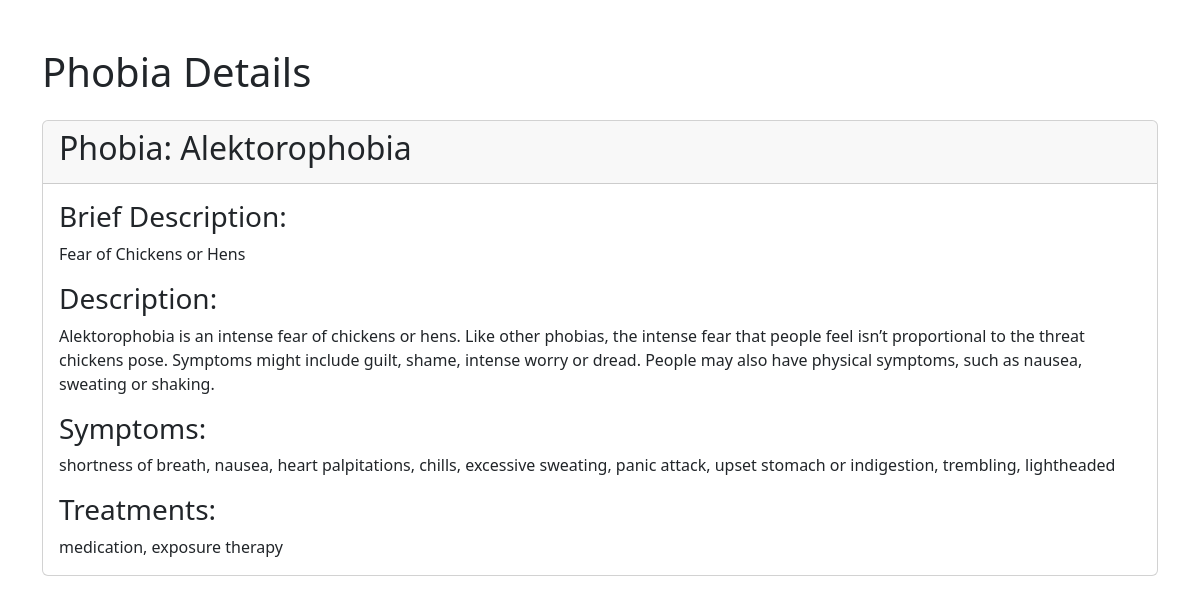
The page /phobia/Alektorophobia on the database its author committed.
### tables this page shows
CREATE TABLE phobias
                (id INTEGER PRIMARY KEY, name TEXT, description TEXT, data TEXT, brief_description TEXT);

### main.py (the view)
@app.route('/phobia/<phobia_name>', methods=['GET'])
def get_phobia_details(phobia_name):
    db = get_db()
    cursor = db.cursor()
    cursor.execute('''
        SELECT phobias.name, phobias.description, phobias.brief_description, symptoms.symptom, treatments.treatment
        FROM phobia_symptom_treatment
        JOIN symptoms ON phobia_symptom_treatment.symptom_id = symptoms.id
        JOIN treatments ON phobia_symptom_treatment.treatment_id = treatments.id
        JOIN phobias ON phobia_symptom_treatment.phobia_id = phobias.id
        WHERE phobias.name = ?
    ''', (phobia_name,))
    rows = cursor.fetchall()
    if rows:
        phobia_name = rows[0]['name']
        description = rows[0]['description']
        brief_description = rows[0]['brief_description']  # New line to fetch brief_description
        symptoms_set = set()
        treatments_set = set()
        for row in rows:
            symptoms_set.add(row['symptom'])
            treatments_set.add(row['treatment'])
        symptoms_str = ', '.join(symptoms_set)
        treatments_str = ', '.join(treatments_set)
        return render_template('phobia_details.html', phobia_name=phobia_name, description=description,
                               brief_description=brief_description,  # Pass brief_description to template
                               symptoms_str=symptoms_str, treatments_str=treatments_str)
    else:
        return '<p>Phobia not found.</p>'

### main.py (called while the page is built)
def get_db():
    if 'db' not in g:
        g.db = sqlite3.connect('phobias.db')
        g.db.row_factory = sqlite3.Row
    return g.db

### templates/phobia_details.html (shortened to what this page needs)
<!DOCTYPE html>
<html>
<head>
    <link rel="stylesheet" href="{{ url_for('static', filename='styles.css') }}">
    <link rel="stylesheet" href="https://cdn.jsdelivr.net/npm/bootstrap@5.3.0/dist/css/bootstrap.min.css">
</head>
<body>
    <div class="container mt-5 phobia-details-container">
        <h1 class="mb-4">Phobia Details</h1>
        <div class="card">
            <div class="card-header">
                <h2 class="card-title">Phobia: {{ phobia_name }}</h2>
            </div>
            <div class="card-body">
                <h3 class="card-title">Brief Description:</h3>
                <p class="card-text">{{ brief_description }}</p>
                <h3 class="card-title">Description:</h3>
                <p class="card-text">{{ description }}</p>
                <h3 class="card-title">Symptoms:</h3>
                <p class="card-text">{{ symptoms_str }}</p>
                <h3 class="card-title">Treatments:</h3>
                <p class="card-text">{{ treatments_str }}</p>
            </div>
        </div>
    </div>
</body>
</html>

### rows shown on the page
phobias: name "Alektorophobia", brief_description "Fear of Chickens or Hens", description "Alektorophobia is an intense fear of chickens or hens. Like other phobias, the intense fear that people feel isn’t proportional to the threat chickens pose. Symptoms might include guilt, shame, intense worry or dread. People may also have physical symptoms, such as nausea, sweating or shaking."

### other values the page prints
{{ symptoms_str }} "shortness of breath, nausea, heart palpitations, chills, excessive sweating, panic attack, upset stomach or indigestion, trembling, lightheaded"
{{ treatments_str }} "medication, exposure therapy"
